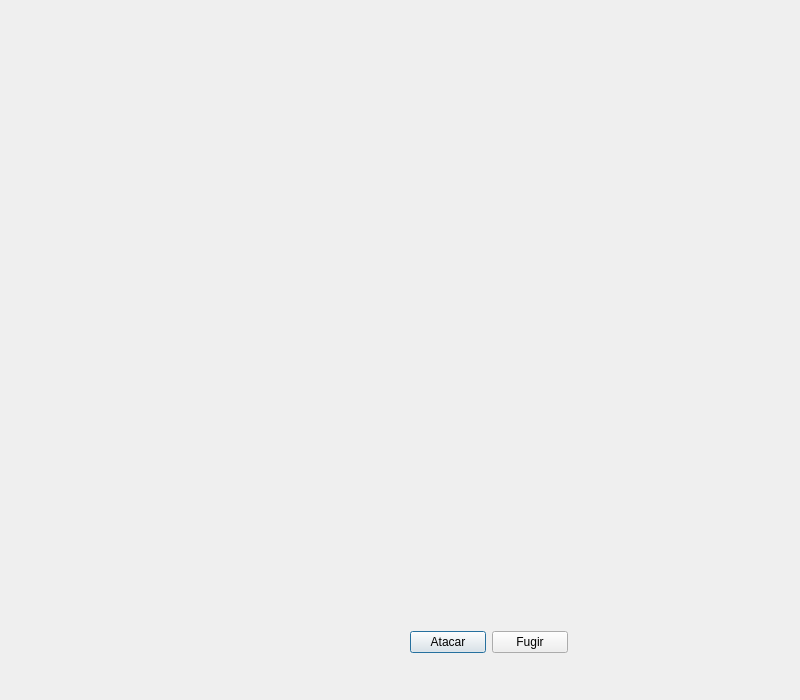
<?xml version="1.0" encoding="UTF-8"?>
<ui version="4.0">
 <class>Batalha</class>
 <widget class="QDialog" name="Batalha">
  <property name="geometry">
   <rect>
    <x>0</x>
    <y>0</y>
    <width>800</width>
    <height>700</height>
   </rect>
  </property>
  <property name="windowTitle">
   <string>Dialog</string>
  </property>
  <property name="modal">
   <bool>true</bool>
  </property>
  <widget class="QWidget" name="">
   <property name="geometry">
    <rect>
     <x>410</x>
     <y>630</y>
     <width>158</width>
     <height>25</height>
    </rect>
   </property>
   <layout class="QHBoxLayout" name="horizontalLayout">
    <item>
     <widget class="QPushButton" name="Atacar">
      <property name="text">
       <string>Atacar</string>
      </property>
     </widget>
    </item>
    <item>
     <widget class="QPushButton" name="TentarFugir">
      <property name="text">
       <string>Fugir</string>
      </property>
     </widget>
    </item>
   </layout>
  </widget>
 </widget>
 <resources/>
 <connections/>
</ui>
